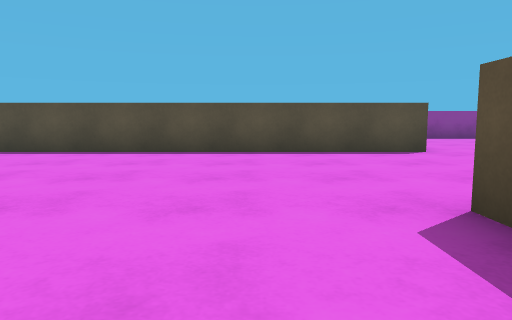
[1] (above)

13 first-person views from a walk through a 3-D level made in the Unity game engine. The camera is 0.62 m above the floor, tilts 6° down and sees 70° across. The floor is counted in squares, 1 m on a side. Each view is taken from the middle of a square. On the plan, view 1 faces up. The plan holds only what a view shows up to about 10 squares ahead; the rest is blank. The place goes on beyond the plan. The player is left out.

[2]
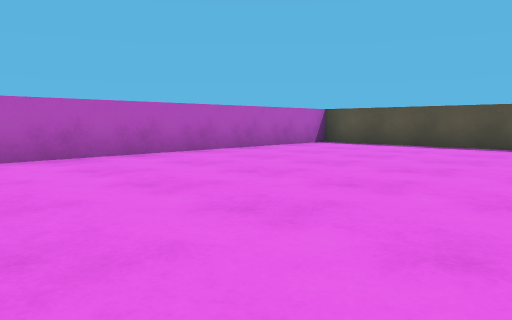

[3]
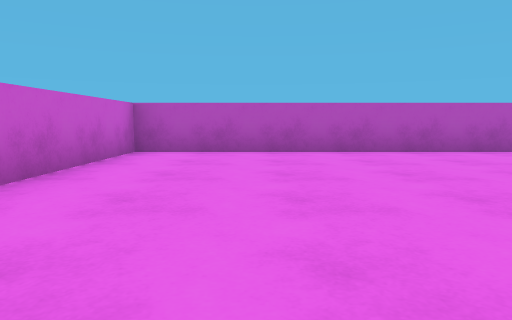

[4]
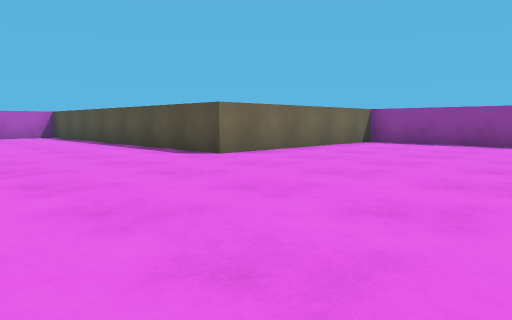

[5]
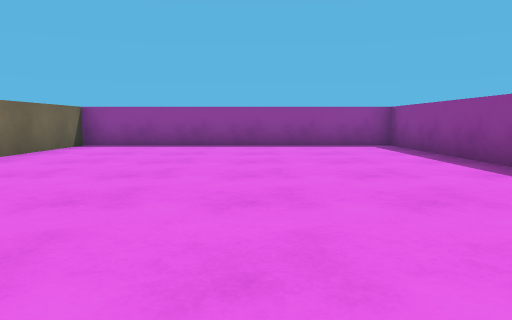

[6]
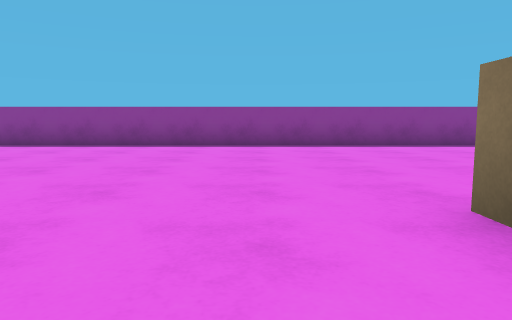

[7]
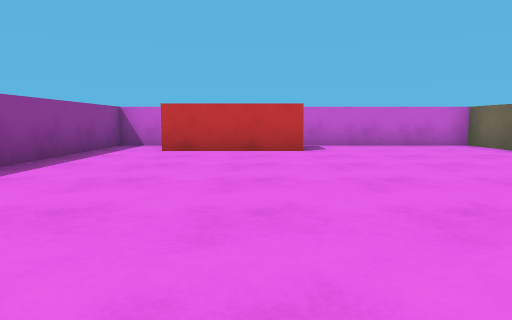

[8]
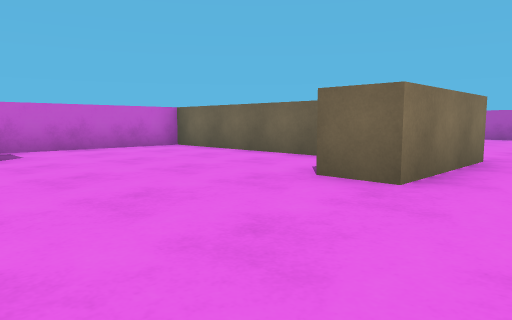

[9]
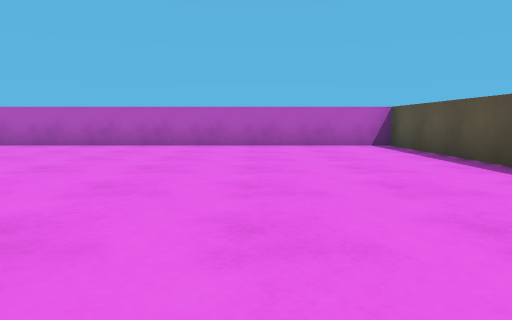

[10]
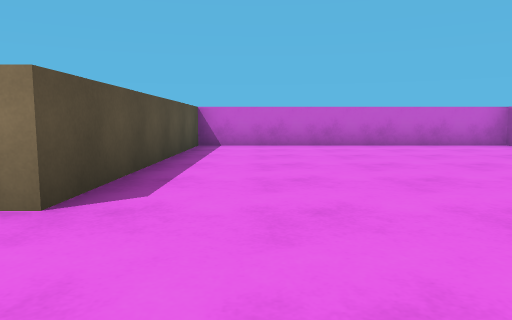

[11]
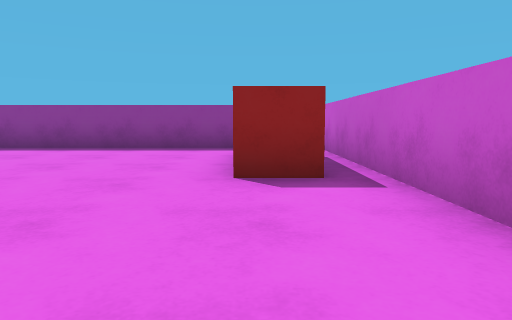

[12]
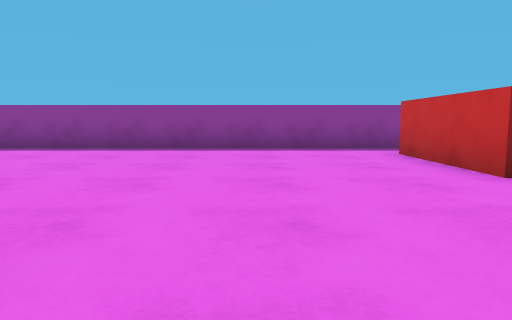

[13]
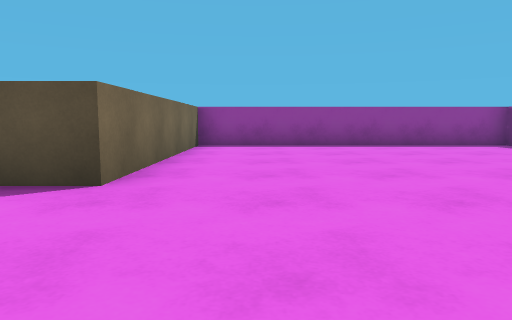

### Floor plan
Points are (right, up) in squares from view 1. A wall is a line through its corners. A room is listed if a view was taken in it or the views show most of it. See-through windows are left out.
Room 1 (views 1, 2, 3, 4, 5, 6, 7, 8, 9, 10, 11, 12, 13)
walls: (2.5, 0.1) (2.5, -4.5) (11.5, -4.5) (11.5, 13.5) (3.5, 13.5) (3.5, 7.5) (-6.5, 7.5) (-6.5, -4.5) (1.5, -4.5) (1.5, 2.5) (4.5, 2.5) (4.5, 1.5); (7, -3.9) (7, -2.8) (10, -2.8)

Where each view was taken, in squares from view 1:
view 1: 0 up, 0 right, facing up
view 2: 2 down, 0 right, facing up-left
view 3: 2 down, 1 right, facing left
view 4: 3 up, 9 right, facing up-left
view 5: 4 up, 8 right, facing up
view 6: 4 up, 2 right, facing right
view 7: 5 up, 8 right, facing down
view 8: 4 up, 8 right, facing down-left
view 9: 4 up, 3 right, facing left
view 10: 5 up, 0 right, facing down
view 11: 3 down, 3 right, facing right
view 12: 0 up, 3 right, facing right
view 13: 4 up, 5 right, facing up
